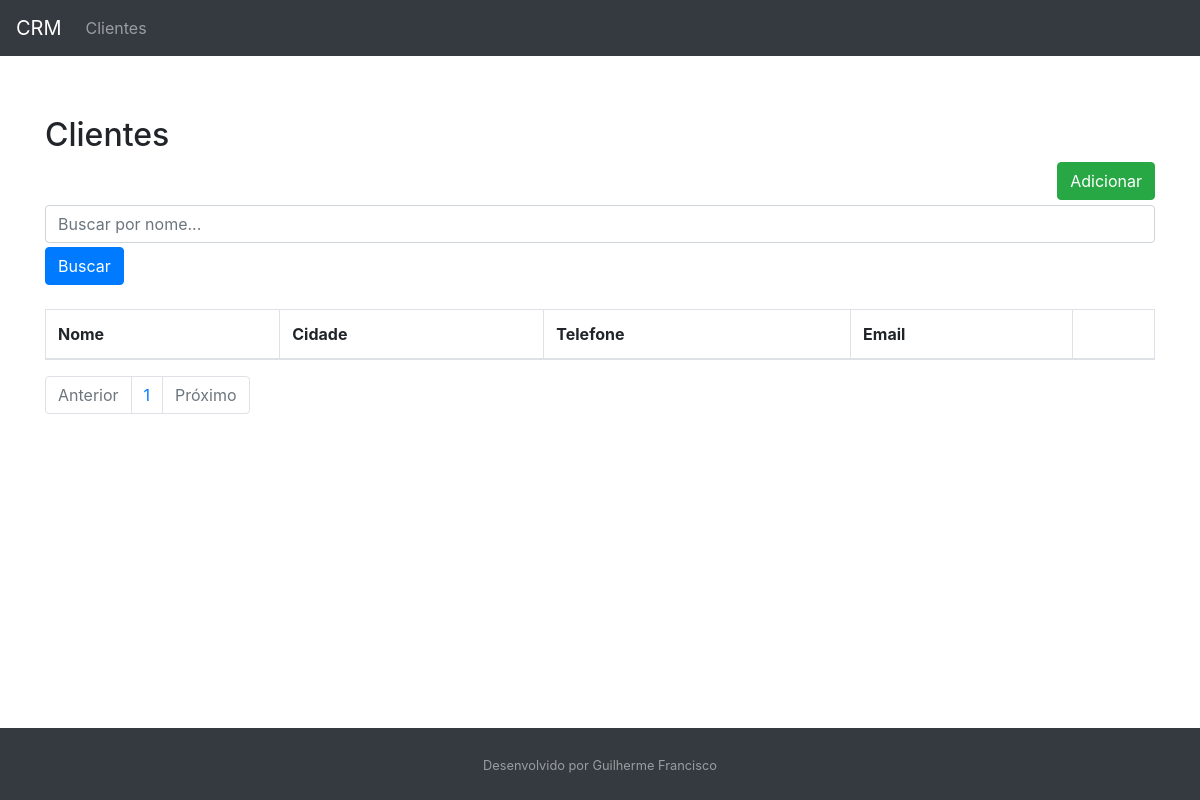
/customer/list/, run on an earlier commit of the app's database.
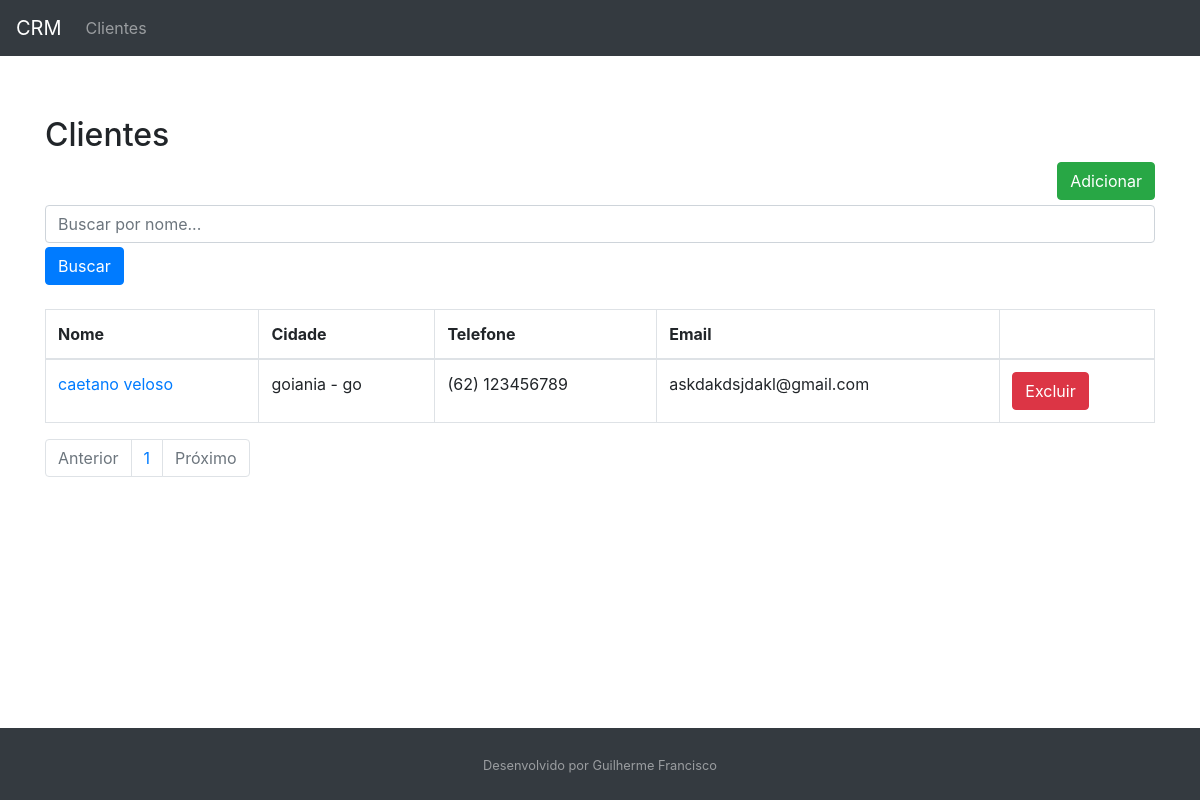
And on a later commit of the database.
### customer/models.py (models this page shows, shortened)
class Customer(models.Model):
    first_name = models.CharField(max_length=30)
    last_name = models.CharField(max_length=50)
    email = models.EmailField()
    birth_date = models.DateField()
    area_code = models.CharField(max_length=3)
    phone_number = models.CharField(max_length=9)
    country = models.CharField(max_length=30)
    state = models.CharField(max_length=30)
    city = models.CharField(max_length=30)
    created_date = models.DateTimeField(auto_now_add=True)
    updated_date = models.DateTimeField(auto_now=True)
    active = models.BooleanField(default=True)
    def get_full_phone_number(self):
        return f"({self.area_code}) {self.phone_number}"
    def get_full_name(self):
        return f"{self.first_name} {self.last_name}"
    def get_full_city(self):
        return f"{self.city} - {self.state}"
    def get_absolute_url(self):
        return reverse("customer:customer-update", kwargs={"id": self.id})
    def get_delete_url(self):
        return reverse("customer:customer-delete", kwargs={"id": self.id})
    class Meta:
        db_table = "customer"

### customer/views.py (the view)
# urls.py: path("list/", CustomerListView.as_view(), name="customer-list"),
class CustomerListView(ListView):
    template_name = "customer/customer_list.html"
    paginate_by = 5
    model = Customer
    def get_queryset(self):
        name = self.request.GET.get("name")
        if name:
            object_list = self.model.objects.filter(
                Q(first_name__icontains=name) | Q(last_name__icontains=name)
            )
        else:
            object_list = self.model.objects.all()
        return object_list

### customer/templates/customer/customer_list.html
{% extends "model-page.html"%}
{% block content %}
    <h2>Clientes</h2>
    <a href="{% url "customer:customer-create" %}">
        <button type="button" class="btn btn-success"
            style="float: right; margin-bottom: 5px">Adicionar</button>
    </a>
    <form>
        <div class="form-group mb-1">
            <input class="form-control" type="text" name="name" placeholder="Buscar por nome...">
        </div>
        <button type="submit" class="btn btn-primary">Buscar</button>
    </form>
    <table class="table table-bordered mt-4 table-responsive-md">
        <thead>
            <tr>
                <th>Nome</th>
                <th>Cidade</th>
                <th>Telefone</th>
                <th>Email</th>
                <th></th>
            </tr>
        </thead>
        <tbody>
            {% for customer in customer_list%}
                <tr>
                    <td><a href="{{ customer.get_absolute_url }}">{{ customer.get_full_name }}</a></td>
                    <td>{{ customer.get_full_city }}</td>
                    <td>{{ customer.get_full_phone_number }}</td>
                    <td>{{ customer.email }}</td>
                    <form method="POST" action="{{ customer.get_delete_url }}">{% csrf_token %}
                        <td><button type="submit" class="btn btn-danger">Excluir</button></td>
                    </form>
                </tr>
            {% endfor %}
        </tbody>
    </table>
    <ul class="pagination">
        {% if page_obj.has_previous %}
            <li class="page-item"><a class="page-link"
                href="?page={{ page_obj.previous_page_number }}">Anterior</a></li>
        {% else %}
            <li class="page-item disabled"><a class="page-link" href="#">Anterior</a></li>
        {% endif %}
        {% for object in page_obj.paginator.page_range %}
            <li class="page-item"><a class="page-link" href="?page={{ forloop.counter }}">{{ forloop.counter }}</a></li>
        {% endfor %}
        {% if page_obj.has_next %}
            <li class="page-item"><a class="page-link"
                href="?page={{ page_obj.next_page_number }}">Próximo</a></li>
        {% else %}
            <li class="page-item disabled"><a class="page-link" href="#">Próximo</a></li>
        {% endif %}
    </ul>
{% endblock %}

What changed in the data, as far as the page shows it:
added Customer: get_full_name "caetano veloso", get_full_city "goiania - go", get_full_phone_number "(62) 123456789", email "askdakdsjdakl@gmail.com"
